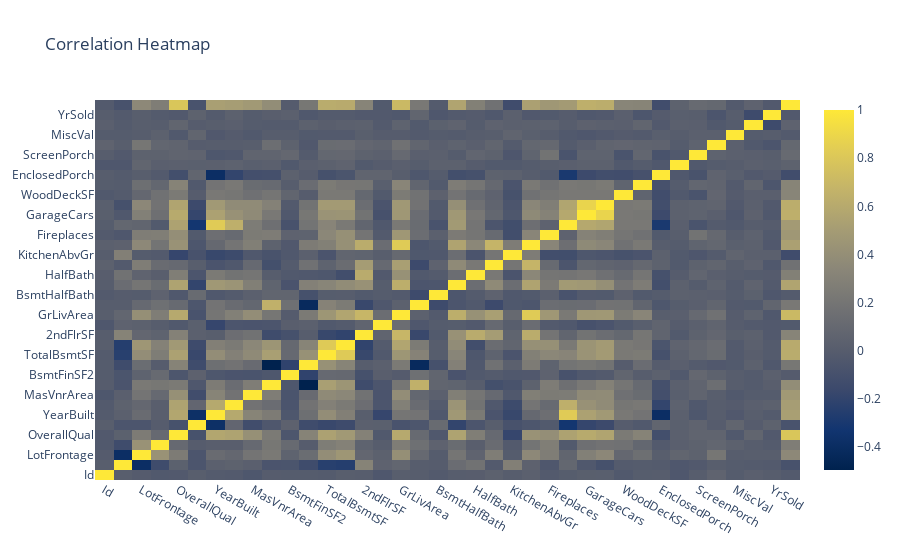

Notebook source saved alongside this figure:
### Code cell
# Filter out non-numeric columns for correlation matrix
numeric_df = df.select_dtypes(include=[np.number])

# Correlation heatmap
correlation_matrix = numeric_df.corr()

fig = go.Figure(data=go.Heatmap(
    z=correlation_matrix.values,
    x=correlation_matrix.columns,
    y=correlation_matrix.columns,
    colorscale='Cividis'  # Using Cividis colorscale
))

fig.update_layout(title='Correlation Heatmap', xaxis_nticks=36)
fig.show()

### Figure 1 — Plotly figure (JSON) as saved in the notebook; plotly's stock layout.template omitted (floating-point values rounded to 4 significant figures; data arrays with more than 128 entries replaced by an {"elided": "..."} marker saying what was removed)
{"data": [{"colorscale": [[0, "#00224e"], [0.1111, "#123570"], [0.2222, "#3b496c"], [0.3333, "#575d6d"], [0.4444, "#707173"], [0.5556, "#8a8678"], [0.6667, "#a59c74"], [0.7778, "#c3b369"], [0.8889, "#e1cc55"], [1, "#fee838"]], "type": "heatmap", "x": ["Id", "MSSubClass", "LotFrontage", "LotArea", "OverallQual", "OverallCond", "YearBuilt", "YearRemodAdd", "MasVnrArea", "BsmtFinSF1", "BsmtFinSF2", "BsmtUnfSF", "TotalBsmtSF", "1stFlrSF", "2ndFlrSF", "LowQualFinSF", "GrLivArea", "BsmtFullBath", "BsmtHalfBath", "FullBath", "HalfBath", "BedroomAbvGr", "KitchenAbvGr", "TotRmsAbvGrd", "Fireplaces", "GarageYrBlt", "GarageCars", "GarageArea", "WoodDeckSF", "OpenPorchSF", "EnclosedPorch", "3SsnPorch", "ScreenPorch", "PoolArea", "MiscVal", "MoSold", "YrSold", "SalePrice"], "y": ["Id", "MSSubClass", "LotFrontage", "LotArea", "OverallQual", "OverallCond", "YearBuilt", "YearRemodAdd", "MasVnrArea", "BsmtFinSF1", "BsmtFinSF2", "BsmtUnfSF", "TotalBsmtSF", "1stFlrSF", "2ndFlrSF", "LowQualFinSF", "GrLivArea", "BsmtFullBath", "BsmtHalfBath", "FullBath", "HalfBath", "BedroomAbvGr", "KitchenAbvGr", "TotRmsAbvGrd", "Fireplaces", "GarageYrBlt", "GarageCars", "GarageArea", "WoodDeckSF", "OpenPorchSF", "EnclosedPorch", "3SsnPorch", "ScreenPorch", "PoolArea", "MiscVal", "MoSold", "YrSold", "SalePrice"], "z": {"elided": "38x38 float values"}}], "layout": {"title": {"text": "Correlation Heatmap"}, "xaxis": {"nticks": 36}}}
